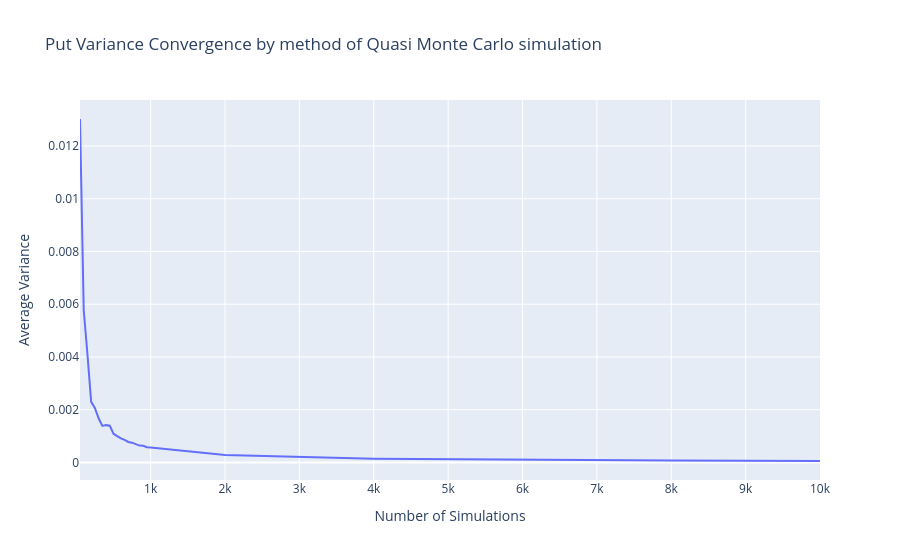

This figure's notebook cell:
### Code cell
fig = go.Figure()

# Courbe 1 : Moyenne
fig.add_trace(go.Scatter(
    x=df_put_quasi_mc.index,
    y=df_put_quasi_mc["var_normalized"],
    mode='lines',
    name='Quasi Monte Carlo Price Variance'
))

fig.update_layout(
    title="Put Variance Convergence by method of Quasi Monte Carlo simulation",
    xaxis_title="Number of Simulations",
    yaxis_title="Average Variance",
    legend_title="Simulation methods"
)

fig.show()

### Figure 1 — Plotly figure (JSON) as saved in the notebook; plotly's stock layout.template omitted (floating-point values rounded to 4 significant figures)
{"data": [{"mode": "lines", "name": "Quasi Monte Carlo Price Variance", "type": "scatter", "x": [50, 100, 150, 200, 250, 300, 350, 400, 450, 500, 550, 600, 650, 700, 750, 800, 850, 900, 950, 1000, 2000, 4000, 6000, 8000, 10000], "y": [0.01302, 0.00578, 0.004101, 0.002299, 0.002067, 0.001674, 0.001384, 0.001414, 0.001393, 0.00109, 0.001, 0.0009095, 0.0008567, 0.0007766, 0.0007497, 0.0006846, 0.0006388, 0.0006294, 0.000574, 0.0005655, 0.0002828, 0.0001374, 9.045e-05, 6.935e-05, 5.384e-05]}], "layout": {"legend": {"title": {"text": "Simulation methods"}}, "title": {"text": "Put Variance Convergence by method of Quasi Monte Carlo simulation"}, "xaxis": {"title": {"text": "Number of Simulations"}}, "yaxis": {"title": {"text": "Average Variance"}}}}
